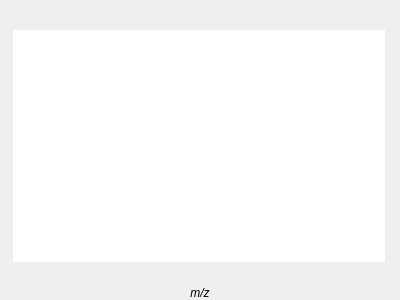
<?xml version="1.0" encoding="UTF-8"?>
<ui version="4.0">
 <class>FrameSpectrumViewer</class>
 <widget class="QFrame" name="FrameSpectrumViewer">
  <property name="geometry">
   <rect>
    <x>0</x>
    <y>0</y>
    <width>400</width>
    <height>300</height>
   </rect>
  </property>
  <property name="windowTitle">
   <string>Spectrum Viewer</string>
  </property>
  <property name="windowIcon">
   <iconset resource="../resource.qrc">
    <normaloff>:/icons/HMDB-qt.png</normaloff>:/icons/HMDB-qt.png</iconset>
  </property>
  <layout class="QVBoxLayout" name="verticalLayout">
   <property name="leftMargin">
    <number>0</number>
   </property>
   <property name="topMargin">
    <number>0</number>
   </property>
   <property name="rightMargin">
    <number>0</number>
   </property>
   <property name="bottomMargin">
    <number>0</number>
   </property>
   <item>
    <widget class="QLabel" name="labelTitle">
     <property name="font">
      <font>
       <pointsize>16</pointsize>
      </font>
     </property>
     <property name="alignment">
      <set>Qt::AlignCenter</set>
     </property>
    </widget>
   </item>
   <item>
    <layout class="QHBoxLayout" name="horizontalLayout">
     <item>
      <widget class="VerticalLabel" name="labelAxisY">
       <property name="sizePolicy">
        <sizepolicy hsizetype="Minimum" vsizetype="Expanding">
         <horstretch>0</horstretch>
         <verstretch>0</verstretch>
        </sizepolicy>
       </property>
      </widget>
     </item>
     <item>
      <widget class="QFrame" name="frameSpectrum">
       <property name="sizePolicy">
        <sizepolicy hsizetype="Expanding" vsizetype="Expanding">
         <horstretch>0</horstretch>
         <verstretch>0</verstretch>
        </sizepolicy>
       </property>
       <widget class="MPlotWidget" name="viewSpectrum">
        <property name="geometry">
         <rect>
          <x>0</x>
          <y>0</y>
          <width>372</width>
          <height>232</height>
         </rect>
        </property>
        <property name="frameShape">
         <enum>QFrame::NoFrame</enum>
        </property>
        <property name="frameShadow">
         <enum>QFrame::Plain</enum>
        </property>
       </widget>
       <widget class="QLabel" name="labelDataPosition">
        <property name="geometry">
         <rect>
          <x>0</x>
          <y>0</y>
          <width>371</width>
          <height>51</height>
         </rect>
        </property>
        <property name="text">
         <string/>
        </property>
        <property name="alignment">
         <set>Qt::AlignLeading|Qt::AlignLeft|Qt::AlignTop</set>
        </property>
       </widget>
      </widget>
     </item>
    </layout>
   </item>
   <item>
    <widget class="QLabel" name="labelAxisX">
     <property name="sizePolicy">
      <sizepolicy hsizetype="Expanding" vsizetype="Minimum">
       <horstretch>0</horstretch>
       <verstretch>0</verstretch>
      </sizepolicy>
     </property>
     <property name="text">
      <string>&lt;span style=&quot;font-style:italic;&quot;&gt;m/z&lt;/span&gt;</string>
     </property>
     <property name="alignment">
      <set>Qt::AlignCenter</set>
     </property>
    </widget>
   </item>
  </layout>
 </widget>
 <customwidgets>
  <customwidget>
   <class>MPlotWidget</class>
   <extends>QGraphicsView</extends>
   <header>MPlot/MPlotWidget.h</header>
  </customwidget>
  <customwidget>
   <class>VerticalLabel</class>
   <extends>QLabel</extends>
   <header>widgets/verticallabel.h</header>
  </customwidget>
 </customwidgets>
 <resources>
  <include location="../resource.qrc"/>
 </resources>
 <connections/>
</ui>
